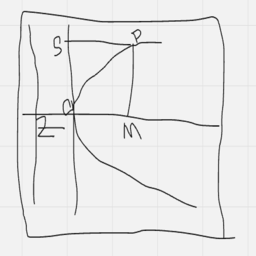
#> input picture Lab-Class_Work/Lab1/parabola.png, 256 x 256 px
$ jupyter execute 1_Image_read_write.ipynb
#> lines starting #> are read from the running program, lines starting #| are printed output that depends on the picture
[cell 1]
#read write of an image
import cv2

#read an image
image = cv2.imread('lena.png')

cv2.imwrite('output.png',image) #write the image to a new file
cv2.imshow('Image',image) #display the image
cv2.waitKey(0)
cv2.destroyAllWindows()

[cell 2]
#read write of an image
import cv2

#read an image
image = cv2.imread('parabola.png')
#> image is the input picture: shape (256, 256, 3); min 27, max 250, mean 234.4

cv2.imwrite('output_parabola.png',image) #write the image to a new file
cv2.imshow('Image',image) #display the image
cv2.waitKey(0) ## Waits indefinitely for a key press if 0 or set a time in ms(1000)
cv2.destroyAllWindows()

[cell 3]
#read write of an image
import cv2
import matplotlib.pyplot as plt

#read an image
image = cv2.imread('parabola1.png')
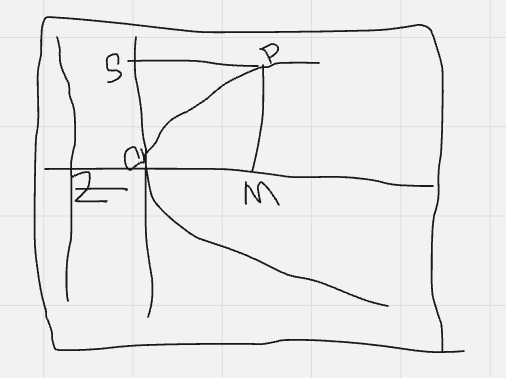
#> input picture Lab-Class_Work/Lab1/parabola1.png, 506 x 378 px
#> image is the input picture: shape (378, 506, 3); min 26, max 242, mean 234.4


plt.imshow(image) #display the image
plt.show()

[cell 4]
import numpy as np
print('shape of the image: '+str(image.shape))
#| shape of the image: (378, 506, 3)
print('values:')
print(image[:2,:2])
#| [[[242 242 242]
#|   [242 242 242]]
#|  [[242 242 242]
#|   [242 242 242]]]

[cell 5]
resized_image = cv2.resize(image,(256,256))
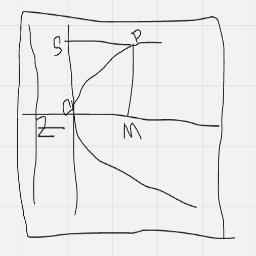
#> resized_image: shape (256, 256, 3); min 26, max 242, mean 234.4
# Display the resized image
# cv2.imshow('Resized Image', resized_image)
# cv2.waitKey(0)
plt.imshow(resized_image)
plt.show()
cv2.destroyAllWindows()

[cell 6]
print('shape of the image: '+str(resized_image.shape))
#| shape of the image: (256, 256, 3)
print('values:')
print(image[:1,:])
#> (printed output is left out)

[cell 7]
# Convert RGB/BGR image to grayscale
gray_image = cv2.cvtColor(resized_image, cv2.COLOR_BGR2GRAY)
print('shape of the image: '+str(gray_image.shape))
#| shape of the image: (256, 256)
print(gray_image)
#> (printed output is left out)

[cell 8]
import matplotlib.pyplot as plt
import matplotlib.image as mpimg

# Read the image using matplotlib's imread function
image = mpimg.imread('triangle.png')
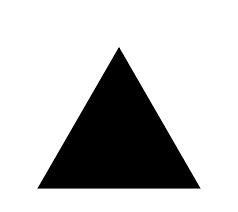
#> input picture Lab-Class_Work/Lab1/triangle.png, 238 x 212 px
#> image is the input picture: shape (212, 238, 4) float32; mean R, G, B, A 0.771, 0.771, 0.771, 1

# Display the image using imshow
plt.imshow(image)

# Optionally, turn off the axes for a cleaner look
plt.axis('off')

# Show the image
plt.show()

[cell 9]
# Convert RGB/BGR image to grayscale
gray_image = cv2.cvtColor(image, cv2.COLOR_BGR2GRAY)
#> gray_image: shape (212, 238) float32
print('shape of the image: '+str(gray_image.shape))
#| shape of the image: (212, 238)

[cell 10]
resized_image = cv2.resize(gray_image, (10, 10))
plt.imshow(resized_image,cmap='gray')
plt.grid(True)
print(resized_image.shape)
#| (10, 10)
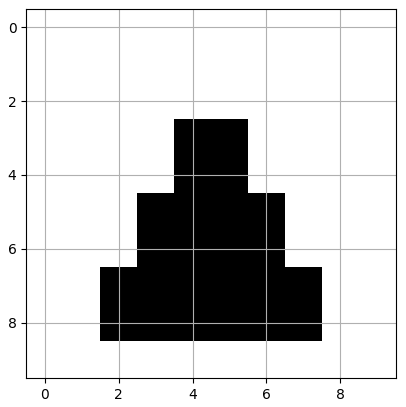
#> figure drawn by matplotlib, 1 panel

[cell 11]
print(resized_image[4:8,4:8])
#| [[0. 0. 1. 1.]
#|  [0. 0. 0. 1.]
#|  [0. 0. 0. 1.]
#|  [0. 0. 0. 0.]]

[cell 12]
#histrogram plotting
import numpy as np
def imghist(img):
    hist = np.zeros(256)
    for i in range(256):
        hist[i] = sum(sum(img == i))
#> after the loop, hist = 256 values, max 76 at index 1, min 0 at index 2, mean 0.391
    return hist

[cell 13]
resized_image_hist = imghist(resized_image)
#> resized_image_hist has the same summary as hist in imghist
print(resized_image_hist.shape)
#| (256,)
plt.bar(np.arange(256),resized_image_hist)
plt.xlim(0,10)
plt.title('Histogram')
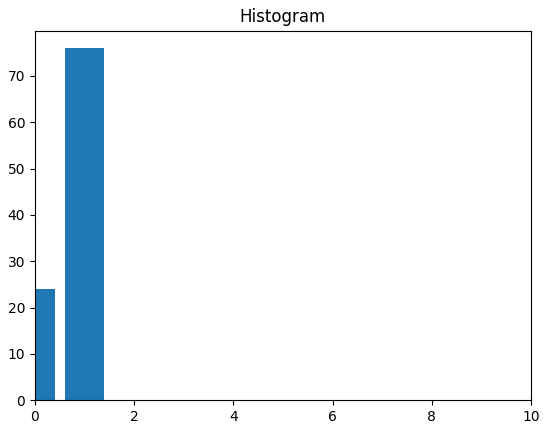
#> figure drawn by matplotlib, 1 panel; tallest bar 76 high, from x = 0.6 to 1.4

[cell 14]
# Plot the histogram of the grayscale image
import numpy as np
hist,bins = np.histogram(resized_image,bins=256,range=(0,2))
#> hist = 256 values, max 76 at index 128, min 0 at index 1, mean 0.391; bins = 257 values from 0 to 2
print(bins.shape)
#| (257,)
plt.plot(bins[:-1],hist)
plt.show()
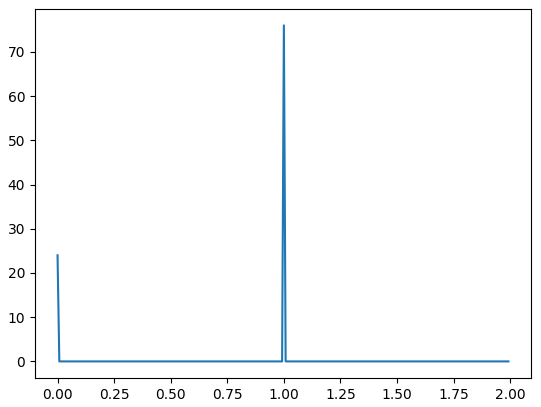
#> figure drawn by matplotlib, 1 panel; curve peaks at x = 1, y = 76

[cell 15]
plt.hist(resized_image.reshape(-1))
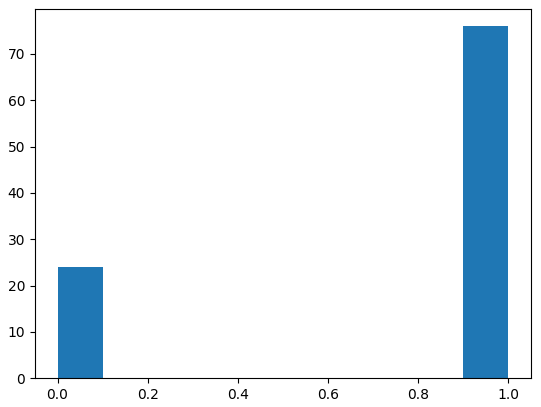
#> figure drawn by matplotlib, 1 panel; tallest bar 76 high, from x = 0.9 to 1

[cell 16]
roated_img = cv2.rotate(resized_image,cv2.ROTATE_90_CLOCKWISE)
plt.imshow(roated_img,cmap='gray')
plt.show()
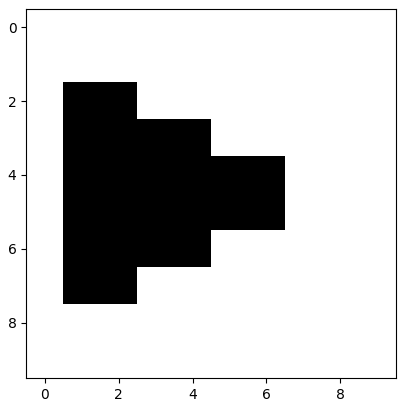
#> figure drawn by matplotlib, 1 panel
